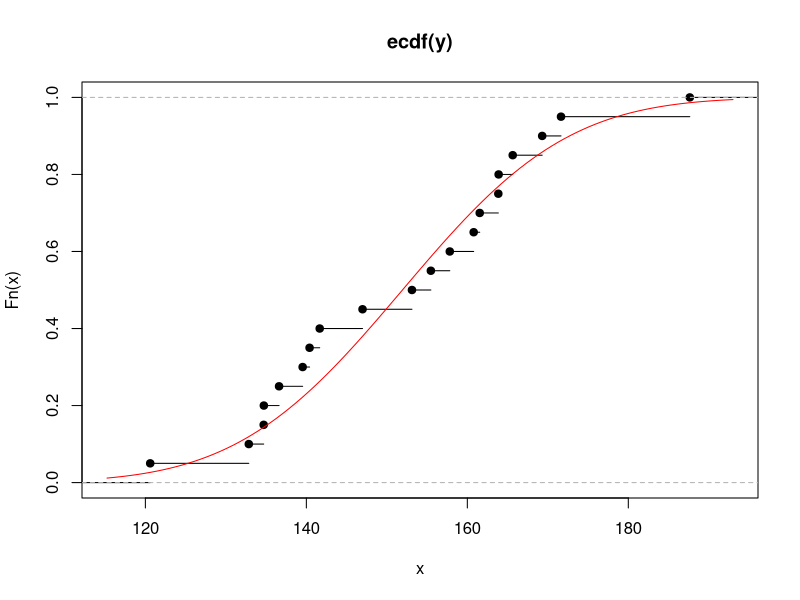

R code for this plot:
y <- 
  
  c(163.89, 146.98, 157.82, 140.4, 120.6, 169.3, 134.72, 163.85, 
    134.7, 165.64, 139.54, 136.61, 141.66, 153.12, 155.47, 132.85, 
    171.64, 160.79, 187.64, 161.54)

y_limiar <- 
  
  170


# Ajusta a distribuição Normal por máxima verossimilhança.
my_fit <- MASS::fitdistr(y, densfun = "normal")
my_fit$estimate

##      mean        sd 
## 151.93800  16.19844

plot(ecdf(y))
curve(pnorm(x, 
            mean = my_fit$estimate[["mean"]],
            sd = my_fit$estimate[["sd"]]),
      add = TRUE, col = "red")

# X ~ Normal(média = 151.938, sd = 16.1984)
set.seed(123)

1 - pnorm(170, mean = 151.9380, sd = 16.19844)

sd = 16.19844

x <- rnorm(10000, 151.9380, 16.19844)

prob170 <-sum(x >= 170)/length(x)

prob170 <- as.data.frame(prob170)

library(tidyverse)

prob170 %>% 
  mutate(upper = prob170 + (1.96*sd)/sqrt(length(x)), lower = prob170 - 1.96*sd/sqrt(length(x)))

